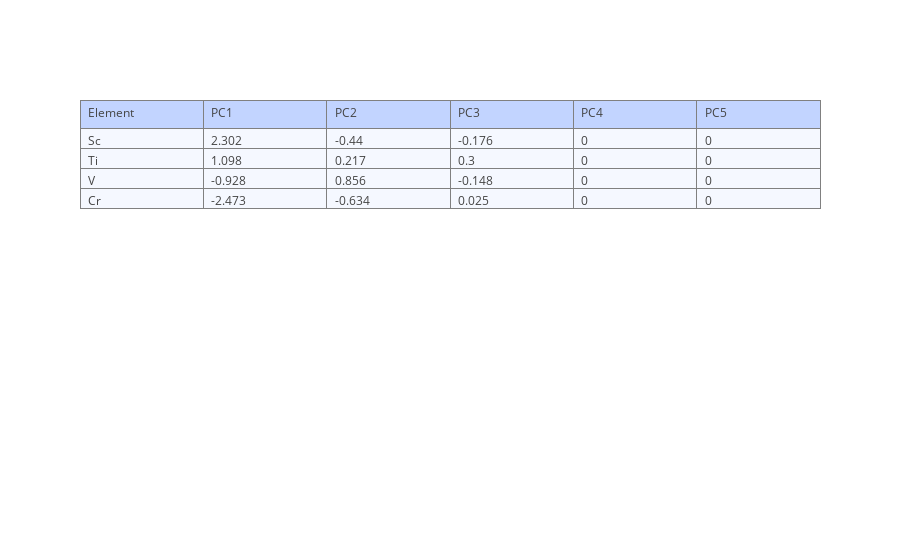

The notebook cell saved with this chart:
### Markdown cell above
## Step 3: What is T?

To understand the calculation of T, we first must better understand the loadings matrix (P). P defines a series of new axes which are a linear combination of the variables, ranked to maximize the information captured. Each axis is then defined as the variables times the eigenvectors, so that the first axis is v1 times variables. Thus the first axis capturing 89.86% of the information and second axis capturing 9.18% of the variance in the data is: 

PC1 = -0.455 Electrical cond - 0.412 Thermal cond – 0.438 T<sub>m</sub> - 0.461 At. Wt. - 0.468 Density 
 
PC2 = -0.313 Electrical cond - 0.712 Thermal cond + 0.538 T<sub>m</sub> + 0.295 At. Wt. + 0.137 Density 

The scores matrix then becomes the plotting of the original data in this new space. As opposed to the normal plotting of variable 1 vs. variable 2, which captures a proportional amount of variance in the data, we now plot a combination of all variables vs. another combination of all variables, which captures a very significant amount of the variance in the data. The scores matrix (T) is then simply the plotting of the variable data (X) times the loadings matrix (P). This is clear from equation 1, with us ignoring E for the moment. The reason we are multiplying X and P is that equation 1 uses the transpose of P, and thus dividing X by the transpose of P is equivalent to multiplying X and P. Note, we are using X as defined in step 1, and not X<sub>Pop</sub> which we used in step 2.

### Code cell
T = X.dot(P)
T_round = T.round(3)

trace = go.Table(header = dict(values = list(T_round.reset_index().columns),
                        fill = dict(color='#C2D4FF'),
                        align = ['left'] * 5),    
                        cells = dict(values = [T_round.index,
                                           T_round['PC1'],
                                           T_round['PC2'],
                                           T_round['PC3'],
                                           T_round['PC4'],
                                           T_round['PC5']],
                        fill = dict(color='#F5F8FF'),
                        align = ['left'] * 5))
iplot([trace], filename = 'T_table')

### Figure 1 — Plotly figure (JSON) as saved in the notebook; plotly's stock layout.template omitted (floating-point values rounded to 4 significant figures)
{"data": [{"cells": {"align": ["left", "left", "left", "left", "left"], "fill": {"color": "#F5F8FF"}, "values": [["Sc", "Ti", "V", "Cr"], [2.302, 1.098, -0.928, -2.473], [-0.44, 0.217, 0.856, -0.634], [-0.176, 0.3, -0.148, 0.025], [0, 0, 0, 0], [0, 0, 0, 0]]}, "header": {"align": ["left", "left", "left", "left", "left"], "fill": {"color": "#C2D4FF"}, "values": ["Element", "PC1", "PC2", "PC3", "PC4", "PC5"]}, "type": "table", "uid": "14edafeb-fdfa-42d4-8d90-9a923be3f7c0"}], "layout": {}}
